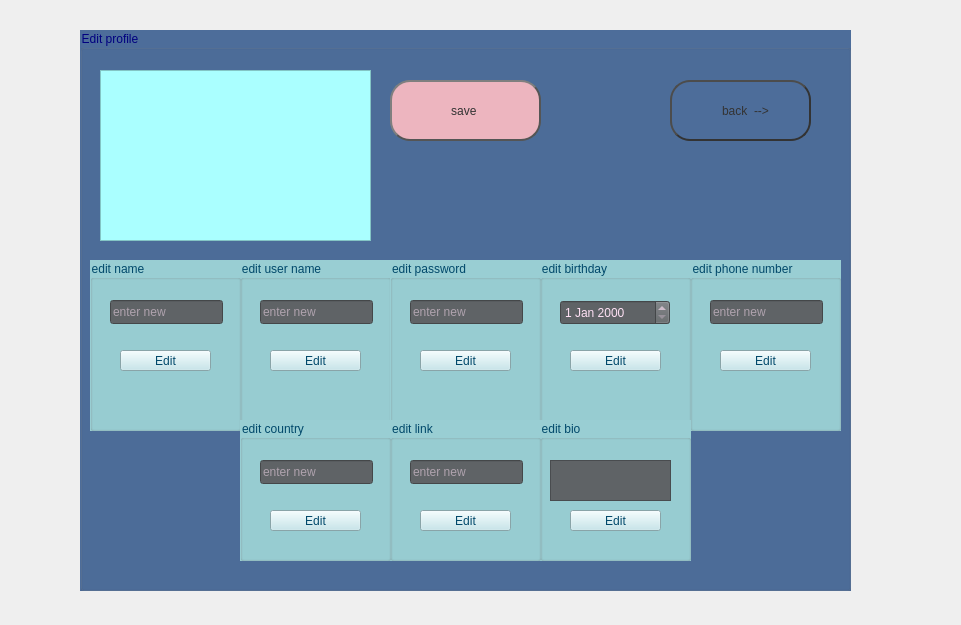
<?xml version="1.0" encoding="UTF-8"?>
<ui version="4.0">
 <class>edit_profile</class>
 <widget class="QWidget" name="edit_profile">
  <property name="geometry">
   <rect>
    <x>0</x>
    <y>0</y>
    <width>961</width>
    <height>625</height>
   </rect>
  </property>
  <property name="windowTitle">
   <string>Form</string>
  </property>
  <widget class="QGroupBox" name="box_total_edit">
   <property name="geometry">
    <rect>
     <x>80</x>
     <y>30</y>
     <width>771</width>
     <height>561</height>
    </rect>
   </property>
   <property name="styleSheet">
    <string notr="true">font: 14pt &quot;MS Shell Dlg 2&quot;;
background-color: #4D6D9A;
color:#00007f ;</string>
   </property>
   <property name="title">
    <string>Edit profile</string>
   </property>
   <widget class="QGroupBox" name="box_edit_phone">
    <property name="geometry">
     <rect>
      <x>610</x>
      <y>230</y>
      <width>151</width>
      <height>171</height>
     </rect>
    </property>
    <property name="styleSheet">
     <string notr="true">background-color:#99CED3 ;
font: 10pt &quot;MS Shell Dlg 2&quot;;
color: rgb(0, 72, 106) ;</string>
    </property>
    <property name="title">
     <string>edit phone number</string>
    </property>
    <widget class="QLineEdit" name="ln_edit_phone">
     <property name="geometry">
      <rect>
       <x>20</x>
       <y>40</y>
       <width>113</width>
       <height>24</height>
      </rect>
     </property>
     <property name="styleSheet">
      <string notr="true">background-color:rgb(95, 99, 102)  ;
color:rgb(255, 225, 245) ;</string>
     </property>
     <property name="placeholderText">
      <string>enter new</string>
     </property>
    </widget>
    <widget class="QPushButton" name="btn_edit_phone">
     <property name="geometry">
      <rect>
       <x>30</x>
       <y>90</y>
       <width>91</width>
       <height>21</height>
      </rect>
     </property>
     <property name="styleSheet">
      <string notr="true">background-color:rgb(192, 229, 235);</string>
     </property>
     <property name="text">
      <string>Edit</string>
     </property>
    </widget>
   </widget>
   <widget class="QGroupBox" name="box_edit_user">
    <property name="geometry">
     <rect>
      <x>160</x>
      <y>230</y>
      <width>151</width>
      <height>171</height>
     </rect>
    </property>
    <property name="styleSheet">
     <string notr="true">background-color:#99CED3 ;
font: 10pt &quot;MS Shell Dlg 2&quot;;
color: rgb(0, 72, 106) ;</string>
    </property>
    <property name="title">
     <string>edit user name</string>
    </property>
    <widget class="QLineEdit" name="ln_edit_user">
     <property name="geometry">
      <rect>
       <x>20</x>
       <y>40</y>
       <width>113</width>
       <height>24</height>
      </rect>
     </property>
     <property name="styleSheet">
      <string notr="true">background-color:rgb(95, 99, 102)  ;
color:rgb(255, 225, 245) ;</string>
     </property>
     <property name="placeholderText">
      <string>enter new</string>
     </property>
    </widget>
    <widget class="QPushButton" name="btn_edit_user">
     <property name="geometry">
      <rect>
       <x>30</x>
       <y>90</y>
       <width>91</width>
       <height>21</height>
      </rect>
     </property>
     <property name="styleSheet">
      <string notr="true">background-color:rgb(192, 229, 235);</string>
     </property>
     <property name="text">
      <string>Edit</string>
     </property>
    </widget>
   </widget>
   <widget class="QGroupBox" name="box_edit_age">
    <property name="geometry">
     <rect>
      <x>460</x>
      <y>230</y>
      <width>151</width>
      <height>171</height>
     </rect>
    </property>
    <property name="styleSheet">
     <string notr="true">background-color:#99CED3 ;
font: 10pt &quot;MS Shell Dlg 2&quot;;
color: rgb(0, 72, 106) ;</string>
    </property>
    <property name="title">
     <string>edit birthday</string>
    </property>
    <widget class="QPushButton" name="btn_edit_age">
     <property name="geometry">
      <rect>
       <x>30</x>
       <y>90</y>
       <width>91</width>
       <height>21</height>
      </rect>
     </property>
     <property name="styleSheet">
      <string notr="true">background-color:rgb(192, 229, 235);</string>
     </property>
     <property name="text">
      <string>Edit</string>
     </property>
    </widget>
    <widget class="QDateEdit" name="editprofile_dateEdit">
     <property name="geometry">
      <rect>
       <x>20</x>
       <y>40</y>
       <width>110</width>
       <height>25</height>
      </rect>
     </property>
     <property name="styleSheet">
      <string notr="true">background-color:rgb(95, 99, 102) ;
color:rgb(255, 225, 245) ;</string>
     </property>
    </widget>
   </widget>
   <widget class="QGroupBox" name="box_edit_pass">
    <property name="geometry">
     <rect>
      <x>310</x>
      <y>230</y>
      <width>151</width>
      <height>171</height>
     </rect>
    </property>
    <property name="styleSheet">
     <string notr="true">background-color:#99CED3 ;
font: 10pt &quot;MS Shell Dlg 2&quot;;
color: rgb(0, 72, 106) ;</string>
    </property>
    <property name="title">
     <string>edit password</string>
    </property>
    <widget class="QLineEdit" name="ln_edit_pass">
     <property name="geometry">
      <rect>
       <x>20</x>
       <y>40</y>
       <width>113</width>
       <height>24</height>
      </rect>
     </property>
     <property name="styleSheet">
      <string notr="true">background-color:rgb(95, 99, 102) ;
color:rgb(255, 225, 245) ;</string>
     </property>
     <property name="placeholderText">
      <string>enter new</string>
     </property>
    </widget>
    <widget class="QPushButton" name="btn_edit_pass">
     <property name="geometry">
      <rect>
       <x>30</x>
       <y>90</y>
       <width>91</width>
       <height>21</height>
      </rect>
     </property>
     <property name="styleSheet">
      <string notr="true">background-color:rgb(192, 229, 235);</string>
     </property>
     <property name="text">
      <string>Edit</string>
     </property>
    </widget>
   </widget>
   <widget class="QGroupBox" name="box_edit_name">
    <property name="geometry">
     <rect>
      <x>10</x>
      <y>230</y>
      <width>151</width>
      <height>171</height>
     </rect>
    </property>
    <property name="styleSheet">
     <string notr="true">background-color:#99CED3 ;
font: 10pt &quot;MS Shell Dlg 2&quot;;
color: rgb(0, 72, 106) ;</string>
    </property>
    <property name="title">
     <string>edit name</string>
    </property>
    <widget class="QLineEdit" name="ln_edit_name">
     <property name="geometry">
      <rect>
       <x>20</x>
       <y>40</y>
       <width>113</width>
       <height>24</height>
      </rect>
     </property>
     <property name="styleSheet">
      <string notr="true">background-color:rgb(95, 99, 102) ;
color:rgb(255, 225, 245) ;</string>
     </property>
     <property name="placeholderText">
      <string>enter new</string>
     </property>
    </widget>
    <widget class="QPushButton" name="btn_edit_name">
     <property name="geometry">
      <rect>
       <x>30</x>
       <y>90</y>
       <width>91</width>
       <height>21</height>
      </rect>
     </property>
     <property name="styleSheet">
      <string notr="true">background-color:rgb(192, 229, 235);</string>
     </property>
     <property name="text">
      <string>Edit</string>
     </property>
    </widget>
   </widget>
   <widget class="QGroupBox" name="box_edit_bio">
    <property name="geometry">
     <rect>
      <x>460</x>
      <y>390</y>
      <width>151</width>
      <height>141</height>
     </rect>
    </property>
    <property name="styleSheet">
     <string notr="true">background-color:#99CED3 ;
font: 10pt &quot;MS Shell Dlg 2&quot;;
color: rgb(0, 72, 106) ;</string>
    </property>
    <property name="title">
     <string>edit bio</string>
    </property>
    <widget class="QPushButton" name="btn_edit_bio">
     <property name="geometry">
      <rect>
       <x>30</x>
       <y>90</y>
       <width>91</width>
       <height>21</height>
      </rect>
     </property>
     <property name="styleSheet">
      <string notr="true">background-color:rgb(192, 229, 235);</string>
     </property>
     <property name="text">
      <string>Edit</string>
     </property>
    </widget>
    <widget class="QTextEdit" name="txt_edit_bio">
     <property name="geometry">
      <rect>
       <x>10</x>
       <y>40</y>
       <width>121</width>
       <height>41</height>
      </rect>
     </property>
     <property name="styleSheet">
      <string notr="true">background-color:rgb(95, 99, 102)  ;
color:rgb(255, 225, 245) ;</string>
     </property>
    </widget>
   </widget>
   <widget class="QGroupBox" name="box_edit_link">
    <property name="geometry">
     <rect>
      <x>310</x>
      <y>390</y>
      <width>151</width>
      <height>141</height>
     </rect>
    </property>
    <property name="styleSheet">
     <string notr="true">background-color:#99CED3 ;
font: 10pt &quot;MS Shell Dlg 2&quot;;
color: rgb(0, 72, 106) ;</string>
    </property>
    <property name="title">
     <string>edit link</string>
    </property>
    <widget class="QLineEdit" name="ln_edit_link">
     <property name="geometry">
      <rect>
       <x>20</x>
       <y>40</y>
       <width>113</width>
       <height>24</height>
      </rect>
     </property>
     <property name="styleSheet">
      <string notr="true">background-color:rgb(95, 99, 102)  ;
color:rgb(255, 225, 245) ;</string>
     </property>
     <property name="placeholderText">
      <string>enter new</string>
     </property>
    </widget>
    <widget class="QPushButton" name="btn_edit_link">
     <property name="geometry">
      <rect>
       <x>30</x>
       <y>90</y>
       <width>91</width>
       <height>21</height>
      </rect>
     </property>
     <property name="styleSheet">
      <string notr="true">background-color:rgb(192, 229, 235);</string>
     </property>
     <property name="text">
      <string>Edit</string>
     </property>
    </widget>
   </widget>
   <widget class="QGroupBox" name="box_edit_country">
    <property name="geometry">
     <rect>
      <x>160</x>
      <y>390</y>
      <width>151</width>
      <height>141</height>
     </rect>
    </property>
    <property name="styleSheet">
     <string notr="true">background-color:#99CED3 ;
font: 10pt &quot;MS Shell Dlg 2&quot;;
color: rgb(0, 72, 106) ;</string>
    </property>
    <property name="title">
     <string>edit country</string>
    </property>
    <widget class="QLineEdit" name="ln_edit_country">
     <property name="geometry">
      <rect>
       <x>20</x>
       <y>40</y>
       <width>113</width>
       <height>24</height>
      </rect>
     </property>
     <property name="styleSheet">
      <string notr="true">background-color:rgb(95, 99, 102)  ;
color:rgb(255, 225, 245) ;</string>
     </property>
     <property name="placeholderText">
      <string>enter new</string>
     </property>
    </widget>
    <widget class="QPushButton" name="btn_edit_country">
     <property name="geometry">
      <rect>
       <x>30</x>
       <y>90</y>
       <width>91</width>
       <height>21</height>
      </rect>
     </property>
     <property name="styleSheet">
      <string notr="true">background-color:rgb(192, 229, 235);</string>
     </property>
     <property name="text">
      <string>Edit</string>
     </property>
    </widget>
   </widget>
   <widget class="QListWidget" name="listWidget">
    <property name="geometry">
     <rect>
      <x>20</x>
      <y>40</y>
      <width>271</width>
      <height>171</height>
     </rect>
    </property>
    <property name="styleSheet">
     <string notr="true">background-color : #aaffff ;</string>
    </property>
   </widget>
   <widget class="QPushButton" name="btn_save_edit">
    <property name="geometry">
     <rect>
      <x>310</x>
      <y>50</y>
      <width>151</width>
      <height>61</height>
     </rect>
    </property>
    <property name="styleSheet">
     <string notr="true">QPushButton {
color: #333;
border: 2px solid #555;
border-radius: 20px;
border-style: outset;
background:  #EDB5BF;
padding: 5px;
}

QPushButton:hover {
background:   #ffdcee;
}
</string>
    </property>
    <property name="text">
     <string>save </string>
    </property>
   </widget>
   <widget class="QPushButton" name="btn_back_editpro">
    <property name="geometry">
     <rect>
      <x>590</x>
      <y>50</y>
      <width>141</width>
      <height>61</height>
     </rect>
    </property>
    <property name="styleSheet">
     <string notr="true">QPushButton {
font: 12pt &quot;MS Shell Dlg 2&quot;;
color: #333;
border: 2px solid #333;
border-radius: 20px;
border-style: outset;
background: qradialgradient(
cx: 0.3, cy: -0.4, fx: 0.3, fy: -0.4,
radius: 1.35, stop: 0 #fff, stop: 1 #9effd2
);
padding: 5px;
}

QPushButton:hover {
background: qradialgradient(
cx: 0.3, cy: -0.4, fx: 0.3, fy: -0.4,
radius: 1.35, stop: 0 #fff, stop: 1 #bbb
);
}</string>
    </property>
    <property name="text">
     <string>   back  --&gt;</string>
    </property>
   </widget>
  </widget>
 </widget>
 <resources/>
 <connections/>
</ui>
